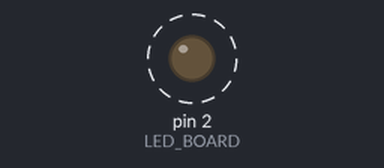
The sketch below on a simulated Arduino Uno, built with avr-gcc and run on an emulated ATmega328P. On the bench: output pins drawn as LEDs (lit = HIGH). Dashed ring = blinking.

Above: at 0.5 s.
Timing chart, 0 to 4.6 s (numbered marks = the images above):
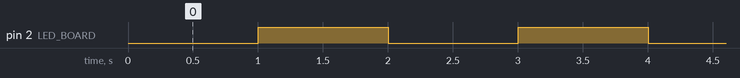

Measured:
- by itself, pin 2 (LED_BOARD): alternates HIGH for 1.0 s and LOW for 1.0 s

The sketch:

1.LED-Board.ino
```cpp
#define LED_BOARD 2

void setup() {
  // put your setup code here, to run once:
  pinMode(LED_BOARD, OUTPUT);
}

void loop() {
  // put your main code here, to run repeatedly:

  digitalWrite(LED_BOARD, LOW);
  delay(1000);

  digitalWrite(LED_BOARD, HIGH);
  delay(1000);

}
```
